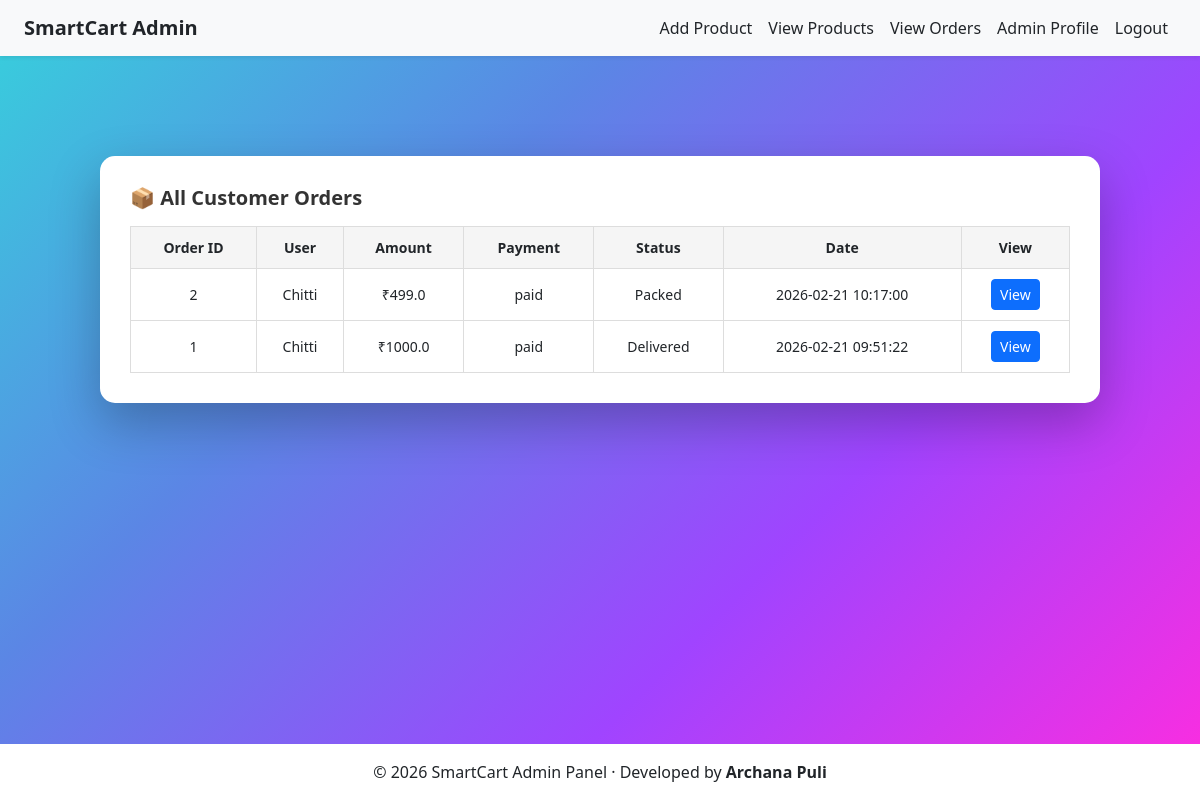
Before: /admin/orders (signed in) with the older database file.
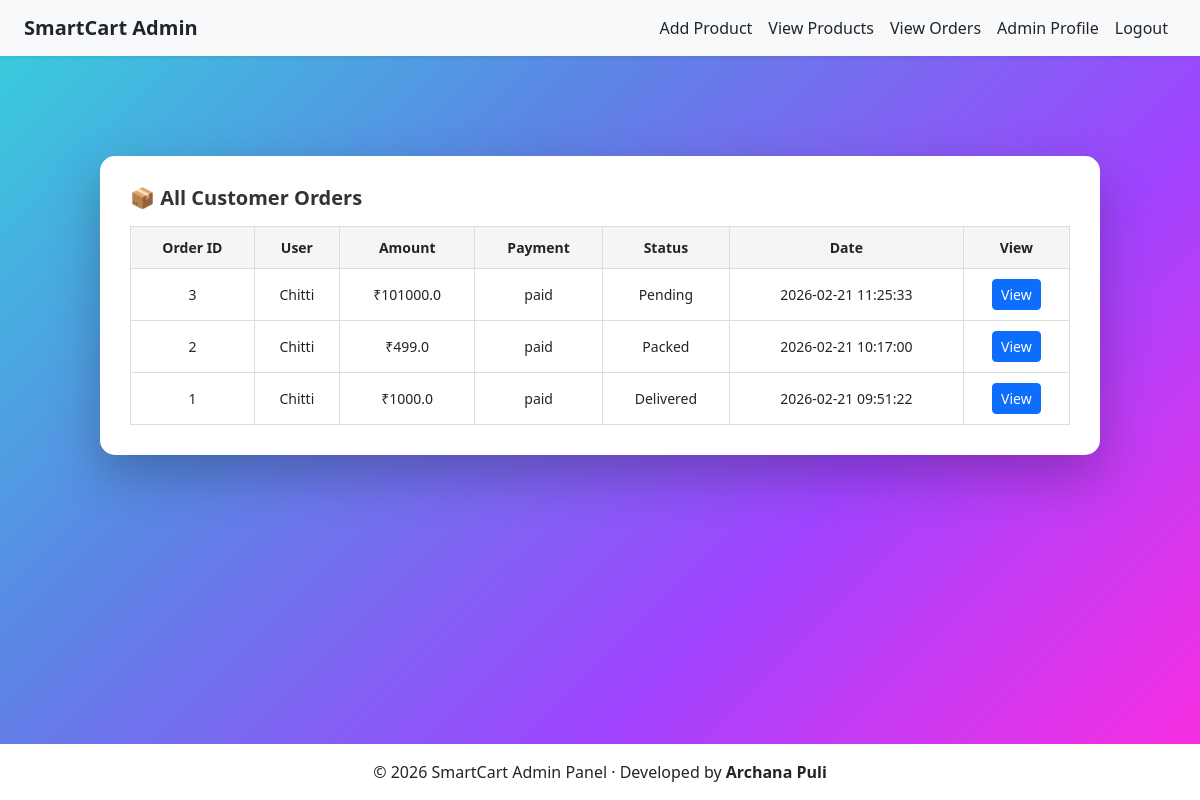
After: the same page with the newer database file.
### tables this page shows
CREATE TABLE orders (
    order_id INTEGER PRIMARY KEY AUTOINCREMENT,
    user_id INTEGER NOT NULL,
    razorpay_order_id TEXT,
    razorpay_payment_id TEXT,
    amount REAL,
    payment_status TEXT,
    created_at TIMESTAMP DEFAULT CURRENT_TIMESTAMP,
    order_status TEXT DEFAULT 'Pending',
    FOREIGN KEY(user_id) REFERENCES users(user_id)
);

CREATE TABLE users (
    user_id INTEGER PRIMARY KEY AUTOINCREMENT,
    name TEXT,
    email TEXT UNIQUE,
    first_name TEXT,
    last_name TEXT,
    username TEXT UNIQUE,
    password TEXT,
    profile_image TEXT
);

### app.py (the view)
@app.route('/admin/orders')
def admin_orders():
    if 'admin_id' not in session:
        flash("Please login as admin!", "danger")
        return redirect('/admin-login')
    conn = get_db_connection()
    conn.row_factory = sqlite3.Row
    cursor = conn.cursor()
    cursor.execute("""
        SELECT o.order_id, o.user_id, o.amount,
               o.payment_status, o.order_status, o.created_at,
               u.username AS username
        FROM "orders" o
        LEFT JOIN "users" u ON o.user_id = u.user_id
        ORDER BY o.created_at DESC
    """)
    orders = cursor.fetchall()
    cursor.close()
    conn.close()
    return render_template("admin/order_list.html", orders=orders)

### app.py (called while the page is built)
def get_db_connection():
    conn = sqlite3.connect('smartcart.db')
    conn.row_factory = sqlite3.Row  # allows dict-like access
    return conn

### templates/admin/order_list.html (shortened to what this page needs)
{% extends "admin/base.html" %}
{% block content %}
<div class="orders-admin-card">
    <h2 class="mb-3">📦 All Customer Orders</h2>
    <table class="orders-table">
        <tr>
            <th>Order ID</th>
            <th>User</th>
            <th>Amount</th>
            <th>Payment</th>
            <th>Status</th>
            <th>Date</th>
            <th>View</th>
        </tr>
        {% for order in orders %}
        <tr>
            <td>{{ order.order_id }}</td>
            <td>{{ order.username }}</td>
            <td>₹{{ order.amount }}</td>
            <td>{{ order.payment_status }}</td>
            <td>{{ order.order_status }}</td>
            <td>{{ order.created_at }}</td>
            <td>
                <a href="/admin/order/{{ order.order_id }}"
                   class="btn btn-sm btn-primary">
                    View
                </a>
            </td>
        </tr>
        {% endfor %}
    </table>
</div>
{% endblock %}

Changed rows visible on the page:
added orders: order_id "3", username "Chitti", amount "101000.0", payment_status "paid", order_status "Pending", created_at "2026-02-21 11:25:33"
